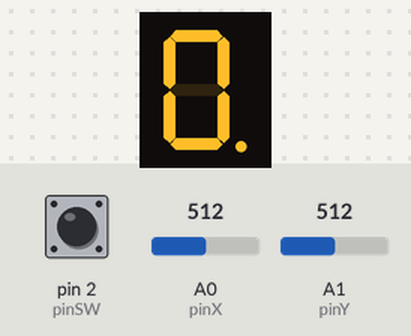
A sketch run on a simulated Arduino Uno, built with avr-gcc and run on an emulated ATmega328P. Parts: 1-digit seven-segment display. Wiring (inferred from the names in the program): 1-digit 7-segment display, segments lit when LOW: segments pin 9, pin 13, pin 7, pin 6, pin 12, pin 8, pin 5, pin 10. The inputs (shaded band) are chosen by the test bench; at power-on: A0 (pinX) = 512, pin 2 (pinSW) HIGH, A1 (pinY) = 512. The segment pins are drawn as the display they are named for.

Above: at 0.75 s.
At 1.2 s:
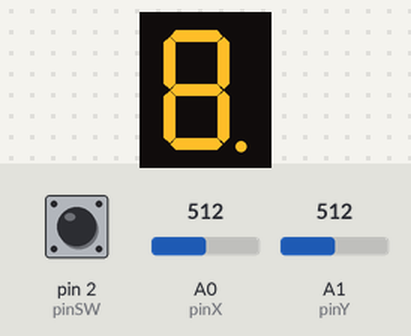
1.3 s: A0 (pinX) set to 122
At 2.2 s:
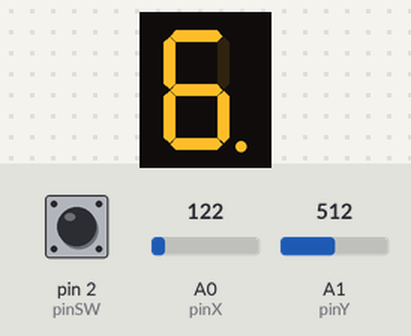
Timing chart, 0 to 4.3 s (numbered marks = the images above; inputs shaded):
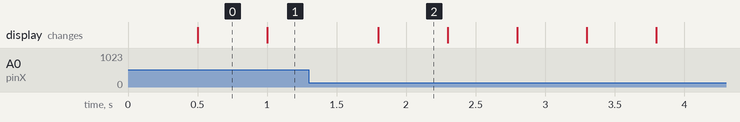

The sketch:

homework-3.ino
```cpp
const int pinA = 10;
const int pinB = 9;
const int pinC = 13;
const int pinD = 7;
const int pinE = 6;
const int pinF = 12;
const int pinG = 8;
const int dpPin = 5;

const int A = 0;
const int B = 1;
const int C = 2;
const int D = 3;
const int E = 4;
const int F = 5;
const int G = 6;
const int DP = 7;
const int NA = -1;

const int segmentPins[] = {pinA, pinB, pinC, pinD, pinE, pinF, pinG, dpPin};
int segmentStates[] = {LOW, LOW, LOW, LOW, LOW, LOW, LOW, LOW};

const unsigned int segmentLength = 8;
unsigned int index = 7;

const unsigned int pinSW = 2;
const unsigned int pinX = A0;
const unsigned int pinY = A1;

byte swState = LOW;
int xValue = 0;
int yValue = 0;

const unsigned int directions = 4;

const unsigned int joystickSensitivity = 100;
bool joystickMoved = false;

unsigned int minimumThreshold = 350;
unsigned int maximumThreshold = 650;

const unsigned int UP = 0;
const unsigned int DOWN = 1;
const unsigned int LEFT = 2;
const unsigned int RIGHT = 3;

int BAUD = 9600;

const unsigned int swDebounceDelay = 50;
const int blinkInterval = 500;

unsigned long currentTime;
unsigned long startTime = millis();

bool blinkState = false;

bool buttonPressed = false;
unsigned long buttonPressedTime = 0;

const unsigned long longPressDuration = 3000;

// UP, DOWN, LEFT, RIGHT
int path[segmentLength][directions] = {
  NA, G, F, B, // a
  A, G, F, NA, // b
  G, D, E, DP, // c
  G, NA, E, C,  // d
  G, D, NA, C, // e
  A, G, NA, B, // f
  A, D, NA, NA, // g
  NA, NA, C, NA, // dp
};

// states of the cursor
enum State {
  IDLE,
  MOVING_UP,
  MOVING_DOWN,
  MOVING_LEFT,
  MOVING_RIGHT
};

State gameState = IDLE;

void setup() {
  int index;
  for (index = 0; index < segmentLength; index++) {
    pinMode(segmentPins[index], OUTPUT);
  }
  attachInterrupt(digitalPinToInterrupt(pinSW), changeState, CHANGE);
  pinMode(dpPin, OUTPUT);
  pinMode(pinSW, INPUT_PULLUP);
  Serial.begin(BAUD);
}

void loop() {
  currentTime = millis();

  switch (gameState) {
    case IDLE:
      xValue = analogRead(pinX);
      yValue = analogRead(pinY);

      if (currentTime - startTime >= blinkInterval) { // blinking state of the cursor
        blinkState = !blinkState;
        digitalWrite(segmentPins[index], blinkState);
        startTime = currentTime;
      }

      if (xValue + joystickSensitivity < minimumThreshold) { // verifying the joystick motion for x value
        verifyJoystickMotion(LEFT);                          // and the fact that the joystick could go in the desired direction
      } else if (xValue - joystickSensitivity > maximumThreshold) {
        verifyJoystickMotion(RIGHT);
      } else if (yValue + joystickSensitivity < minimumThreshold) { // verifying the joystick motion for y value
        verifyJoystickMotion(DOWN);                                 // and the fact that the joystick could go in the desired direction
      } else if (yValue - joystickSensitivity > maximumThreshold) {
        verifyJoystickMotion(UP);
      } else joystickMoved = false;

      break;
    case MOVING_UP: // the cursor is going up
      updateCase(UP);

      break;
    case MOVING_DOWN: // the cursor is going down
      updateCase(DOWN);

      break;
    case MOVING_LEFT: // the cursor is going left
      updateCase(LEFT);

      break;
    case MOVING_RIGHT: // the cursor is going right
      updateCase(RIGHT);

      break;
  }
}

void verifyJoystickMotion(int state) {
  if (!joystickMoved) // verifying if it's not true so it won't move more than 1 place at a time
    if (path[index][state] != NA) { // verifying that it can go to that path
      if (state == UP)
        gameState = MOVING_UP;
      else if (state == DOWN)
        gameState = MOVING_DOWN;
      else if (state == LEFT)
        gameState = MOVING_LEFT;
      else if (state == RIGHT)
        gameState = MOVING_RIGHT;
      joystickMoved = true; // setting it true so it won't move more than 1 place at a time
    }
}

void resetGame() {
  for (int i = 0; i < segmentLength; i++) {
        segmentStates[i] = LOW;
        digitalWrite(segmentPins[i], segmentStates[i]); // resetting all 7-seg LEDs
      }
      index = 7; // putting back the cursor on the dp
      gameState = IDLE; // resetting the state
}

void updateCase(int nextState) {
  digitalWrite(segmentPins[index], segmentStates[index]); // we are either lighting up or turning off the LED we are currently on and preparing to leave
  index = path[index][nextState]; // modifying the cursor to the next one
  startTime = currentTime; // modifying startTime for the blinking
  gameState = IDLE;
}

void changeState() {
  swState = digitalRead(pinSW);

  if (!swState) {
    if (!buttonPressed) { // verifying if the button was pressed
      buttonPressedTime = currentTime; // starting recording the time when the button was first pressed
      buttonPressed = true; // saving the fact that it was pressed
    } else if (currentTime - buttonPressedTime >= longPressDuration) { // verifying if it's enough pressed so it can reset and that the button was pressed
      resetGame();
      buttonPressed = false; // resetting the value
    }
  } else {
    if (buttonPressed && currentTime - buttonPressedTime >= swDebounceDelay) { // if it's not a long press, it will just !state of the LED
      segmentStates[index] = !segmentStates[index];
    }
    buttonPressed = false; // resetting the value for the next press
  }
}
```

Measured:
- after the input at 1.3 s, the display: changes after 0.50 s (image 2)
- what the display in image 0 shows lasts 0.5 s, from 0.5 s to 1.0 s
